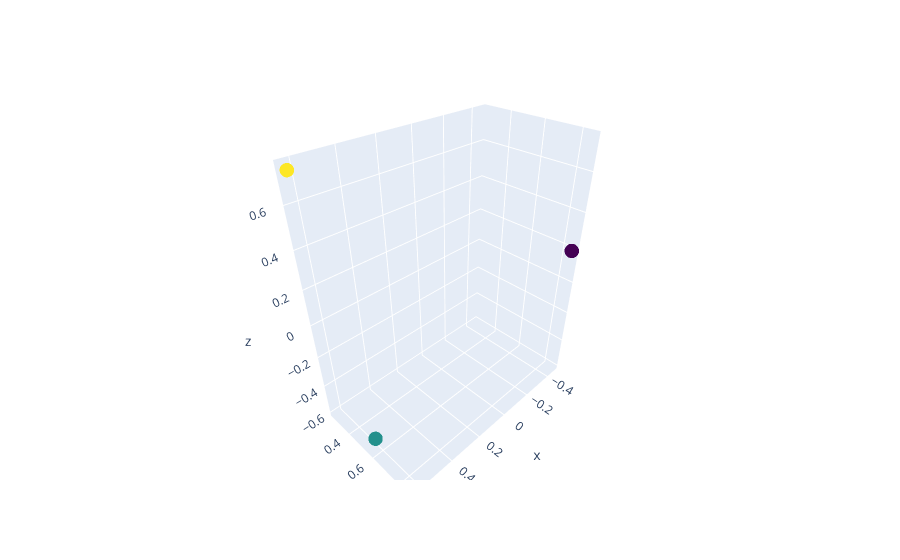

Notebook code for this chart:
### Markdown cell above
# TRAIN

### Code cell
fin_Z = model.predict(Z, None, 500) # model.predict(Z, P)
fin_Z = fin_Z.detach().cpu().numpy()
fig = go.Figure(data=[go.Scatter3d(x=fin_Z[0,:], y=fin_Z[1,:], z=fin_Z[2,:], mode='markers', marker=dict(
        size=5,
        color=class_ids,                # set color to an array/list of desired values
        colorscale='Viridis',   # choose a colorscale
        opacity=0.8
    ))])
fig.show()
cr_before = coding_rate(Z, P, a0, a1, gamma, use_fast=True)
cr_after = coding_rate(fin_Z, P, a0, a1, gamma, use_fast=True)
print(f'coding rate changed as {cr_before} -> {cr_after}')

### Figure 1 — Plotly figure (JSON) as saved in the notebook; plotly's stock layout.template omitted (floating-point values rounded to 4 significant figures; data arrays with more than 128 entries replaced by an {"elided": "..."} marker saying what was removed)
{"data": [{"marker": {"color": {"elided": "600 int values"}, "colorscale": [[0, "#440154"], [0.1111, "#482878"], [0.2222, "#3e4989"], [0.3333, "#31688e"], [0.4444, "#26828e"], [0.5556, "#1f9e89"], [0.6667, "#35b779"], [0.7778, "#6ece58"], [0.8889, "#b5de2b"], [1, "#fde725"]], "opacity": 0.8, "size": 5}, "mode": "markers", "type": "scatter3d", "x": {"elided": "600 float values"}, "y": {"elided": "600 float values"}, "z": {"elided": "600 float values"}}], "layout": {}}
